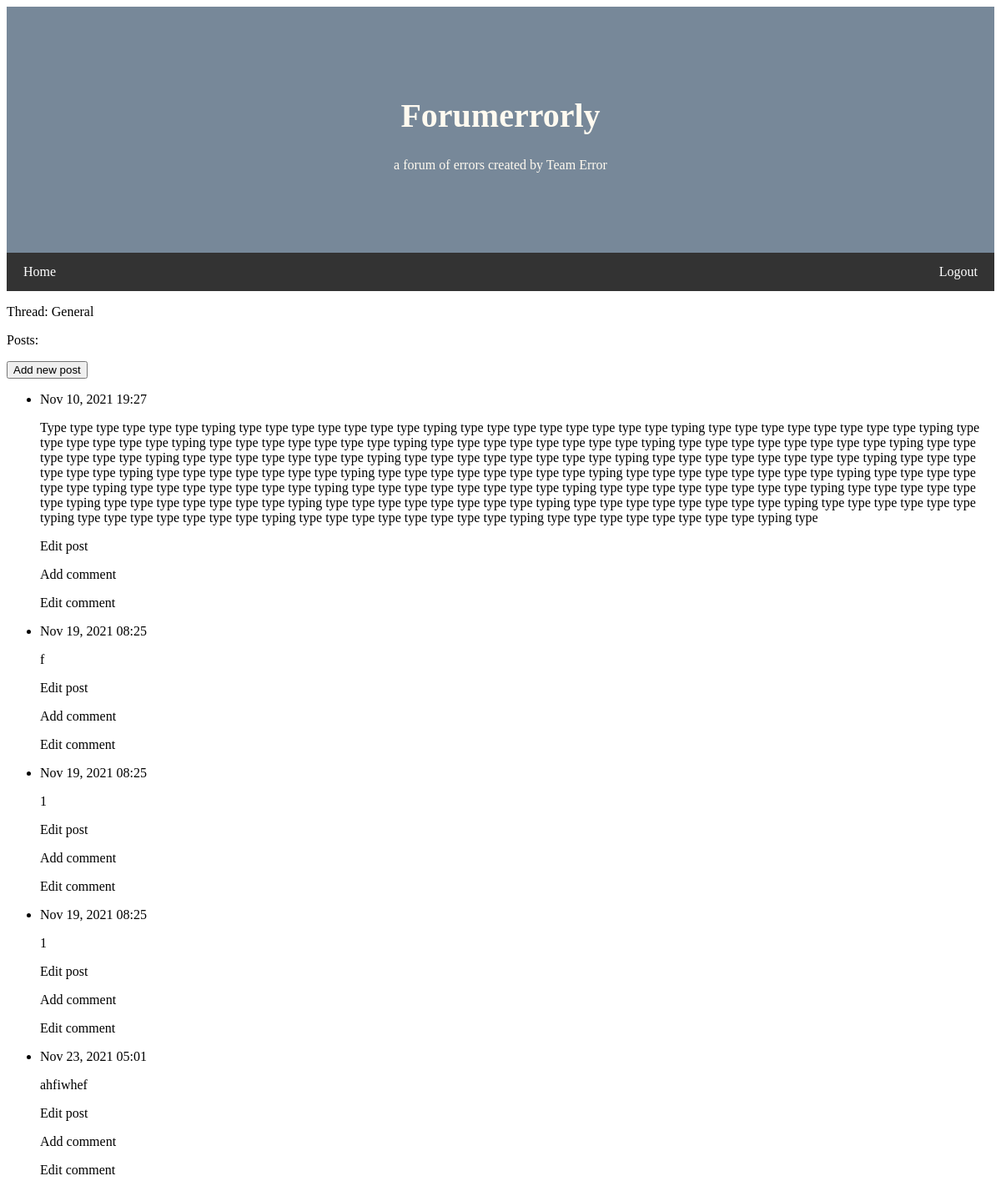
/threads/1/, run on an earlier commit of the app's database.
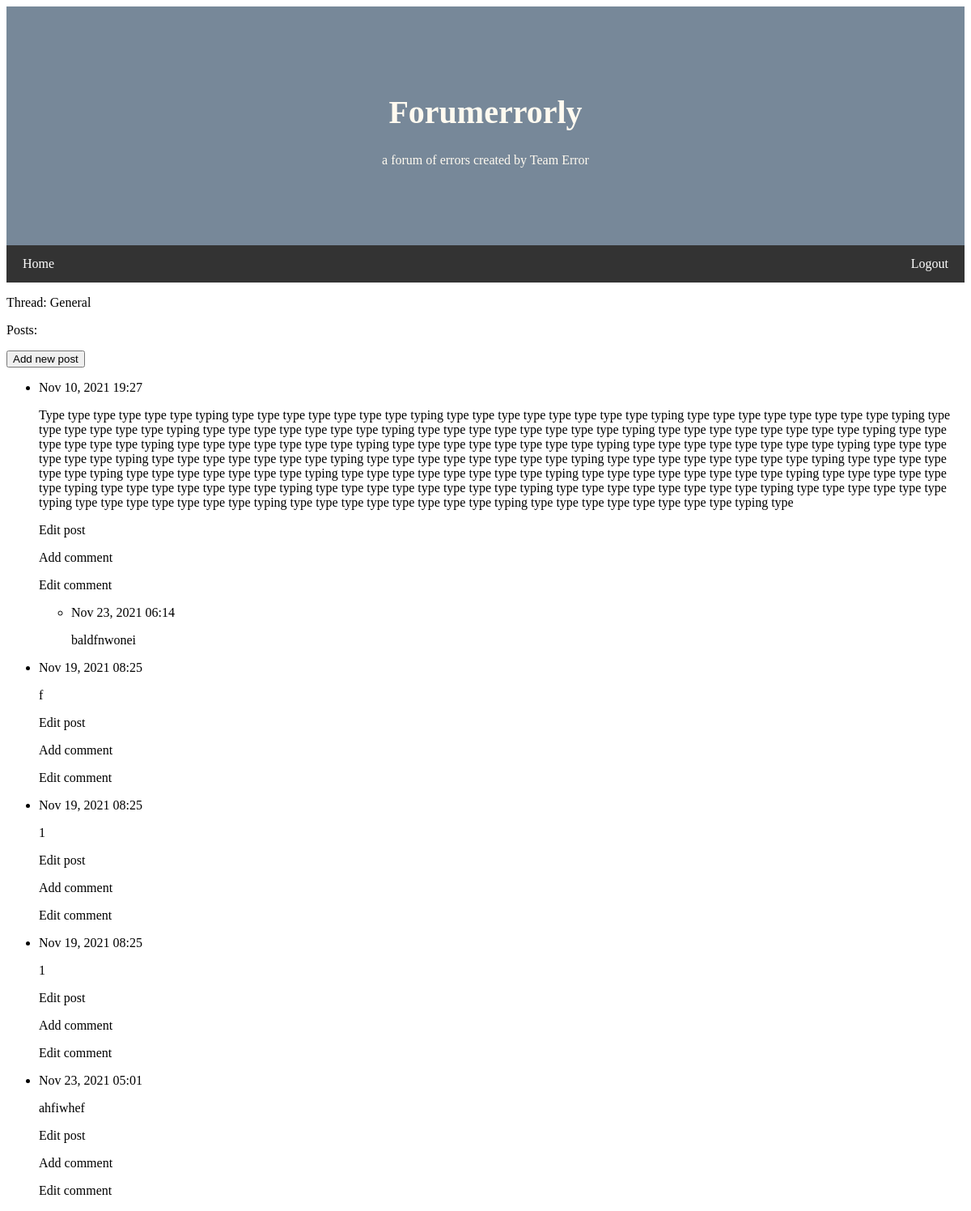
And on a later commit of the database.
### fe_app/models.py (models this page shows, shortened)
class Post(models.Model):
    thread = models.ForeignKey(Thread, on_delete=models.CASCADE)  # connects post to thread, deletes entire thread
    text = models.TextField()   # no char limit for posts
    date_added = models.DateTimeField(auto_now_add=True)    # shows timestamp for post
    """ May not need this!
    class Meta:
        # Extra information for managing Post model.
    """

class Comment(models.Model):
    post = models.ForeignKey(Post, on_delete=models.CASCADE) # connects comment to post, deletes all comments
    text = models.TextField() # no char limit for comments
    date_added = models.DateTimeField(auto_now_add=True) # shows timestamp for comment

### fe_app/views.py (the view)
# urls.py: path('threads/<int:thread_id>/', views.thread, name='thread'),  # page for a single thread
def thread(request, thread_id):
    thread = Thread.objects.get(id=thread_id)
    posts = thread.post_set.order_by('date_added')  # get all posts under thread (oldest on top)
    context = {'thread': thread, 'posts': posts}
    return render(request, 'fe_app/thread.html', context)

### fe_app/models.py (called while the page is built)
    def __str__(self):
        return self.text

### fe_app/templates/fe_app/thread.html (shortened to what this page needs)
{% extends "fe_app/base.html" %}
{% block content %}
<!DOCTYPE html>
<html>
<head>
    <p>Thread: {{ thread }}</p>
    <p>Posts:</p>
    <p>
        <button><a href="{% url 'fe_app:new_post' thread.id %}">Add new post</a></button>
    </p>
    <ul>
    {% for post in posts %}
        <li>
            <p>{{ post.date_added|date:'M d, Y H:i' }}</p>
            <p>{{ post.text|linebreaks }}</p>
            <p>
                <a href="{% url 'fe_app:edit_post' post.id %}">Edit post</a>
            </p>
            <p>
                <a href="{% url 'fe_app:new_comment' post.id %}">Add comment</a>
            </p>
            <p>
                <a href="{% url 'fe_app:edit_comment' post.id %}">Edit comment</a>
            </p>
            <ul>
            {% for comment in post.comment_set.all %}
                <li>
                    <p>{{ comment.date_added|date:'M d, Y H:i' }}</p>
                    <p>{{ comment.text|linebreaks }}</p>
                </li>
            {% endfor %}
            </ul>
        </li>
    {% empty %}
        <li>No posts for this thread have been created yet. Make a post!</li>
    {% endfor %}
    </ul>
</head>
</html>
{% endblock content %}

What changed in the data, as far as the page shows it:
added Comment: date_added "Nov 23, 2021 06:14", text "baldfnwonei", shown under Post "Nov 10, 2021 19:27"
